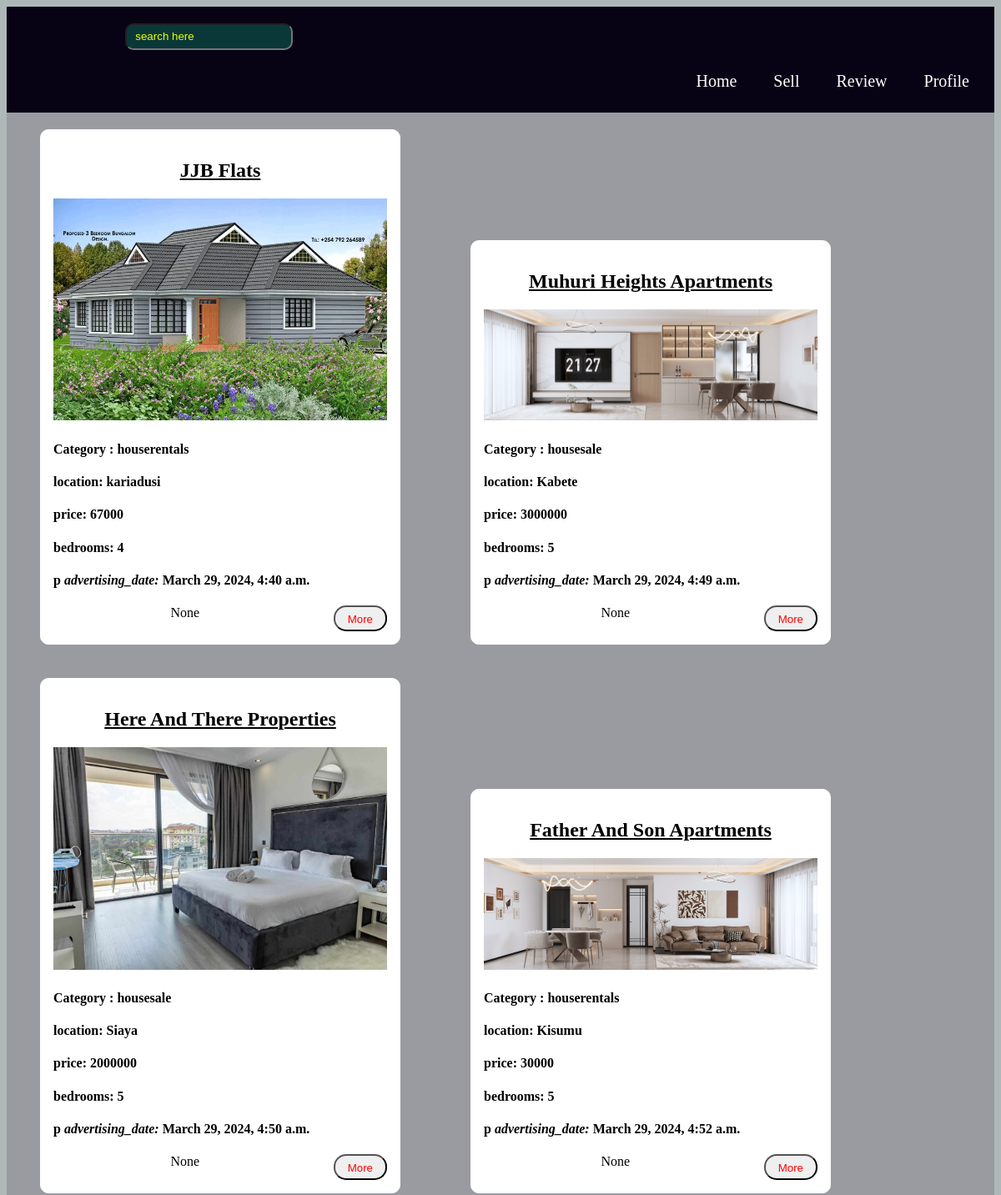
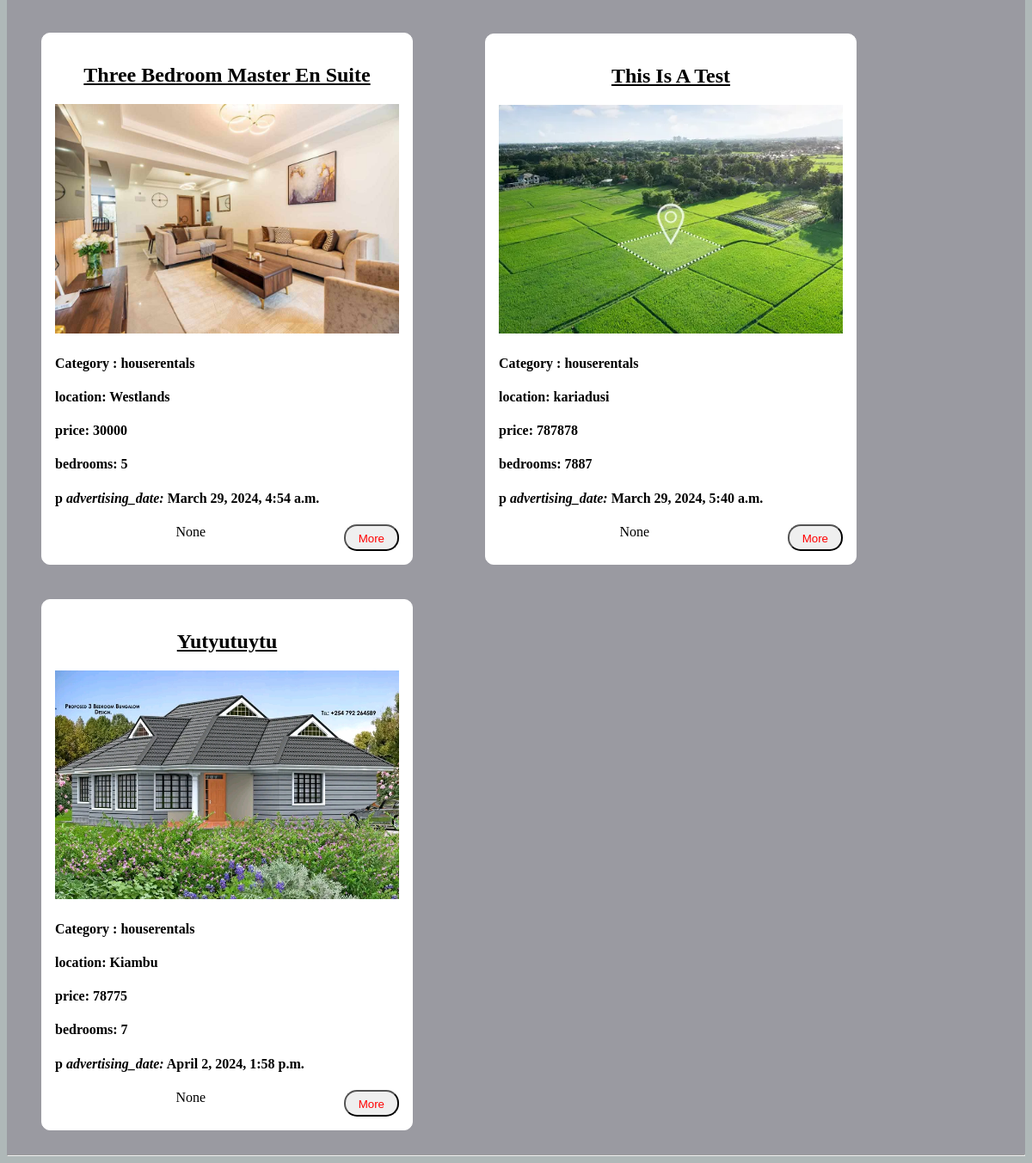
The page /home on the database its author committed (2 pictures, top to bottom).
### HouseOlx/models.py (models this page shows)
class House(models.Model):
	hs_name = models.CharField(max_length=200, default = 'Master en suite')
	hs_Category  = models.CharField(choices=house_choices, max_length=50)
	hs_Location = models.TextField()
	hs_Price = models.IntegerField(null=True, default =0)
	agent_id = models.ForeignKey(Agent, on_delete=models.CASCADE, null = True)
	hs_image = models.ImageField(upload_to='properties/house')
	hs_advertising_date = models.DateTimeField(auto_now_add=True)
	hs_last_check = models.DateTimeField(auto_now=True)
	hs_bed_rooms = models.IntegerField()
	hs_others= models.TextField(null=True)
	house_id  = models.AutoField(primary_key=True )

### HouseOlx/views.py (the view)
# urls.py: path('home', homePage, name='homePage'),
def homePage(request):
    house_data = House.objects.all()
    land_data = Land.objects.all()
    contextdict = {'house_data':house_data}
    return render(request, 'HouseAdvertising/house.html',context=contextdict)

### templates/HouseAdvertising/house.html (shortened to what this page needs)
{%extends 'HouseAdvertising/main.html'%}
{%block content%}
<div class="container">
    {%for i in house_data %}
    <div class="items">
        <h2> {{i.hs_name}}</h2>
        <img src = "{{i.hs_image.url}}" alt= 'loading image' width=400px  />
        <div class="details">
            <h4> <b> Category : </b> {{i.hs_Category}} </h4>
            <h4> <b>location: </b>{{i.hs_Location}}</h4>
            {% if i.hs_Price > 0%}
                <h4> <b>price: </b>{{i.hs_Price}} </h4>
            {%endif%}
            <h4>  <b>bedrooms: </b>{{i.hs_bed_rooms}} </h4>
            <h4> p <i>advertising_date:</i> {{i.hs_advertising_date}} </h4>
        </div>
        <a href = "home/{{i.house_id}}"> <button >more</button></a>
        {{i.agent_id}}
    </div>
{%endfor%}
<hr/>
{%endblock%}

### templates/HouseAdvertising/main.html (shortened to what this page needs)
<!DOCTYPE html>
<html lang="en">
<head>
</head>
<body>
    <div class="nav">
        <form action="" method="post" id ='search'>
            <input type="search" placeholder="search here" name = "searchValue">
        </form>
        <ul>
            <li><a href="{%url 'landingpage'%}"> home</a>
            </li>
            <li><a href=""> sell</a>
            </li>
            <li><a href=""> Review</a></li>
            <li><a href=""> profile</a>
            </li>
        </ul>
    </div>
{%block content %}
{%endblock%}
</body>
</html>

### templates/HouseAdvertising/main.html (style rules this page uses)
body { background-color: rgb(175, 184, 184); }
.nav { background-color: rgb(8, 3, 20); padding: 10px; position:relative; }
.nav ul { list-style: none; text-align: right; }
.nav ul li { display: inline; padding: 10px ; margin: 10px ; bottom: - 5px; left: 0px; }
.nav ul li a { text-decoration: none; color: white; font-size: 20px; text-transform: capitalize; }
input { padding: 6px 10px 7px 10px; background-color: rgb(10, 56, 56); color: white; border-radius: 10px; margin: 10px; }
input::placeholder { color:rgb(238, 255, 0); }
#search { text-align: center; padding: 0px; margin: 0px; background-color: none; }
.container { background-color: rgb(154, 154, 161); }
.items { display: inline-block; margin: 20px 40px 20px 40px; border:1px solid white; padding:15px; background-color:white; border-radius: 10px; text-align:center; }
.items h2 { text-transform:capitalize; text-align:center; text-decoration:underline; }
.items .details { color:black; text-align:left; }
button { position:relative; float:right; padding:7px 15px 5px 15px; border-radius:15px; cursor:pointer; color:red; text-transform:capitalize; margin-left:20px; }
#search { background-color:transparent; }
form { background-color: rgb(7, 18, 34); color: black; font-weight: bold; padding:10px; margin-top: 20px; width: 40%; text-align:center; margin-left: 400px; border-radius: 10px; }

### rows shown on the page
House: hs_name "JJB Flats", hs_image (picture), hs_Category "houserentals", hs_Location "kariadusi", hs_Price "67000", hs_bed_rooms "4", hs_advertising_date "March 29, 2024, 4:40 a.m.", agent_id "None"
House: hs_name "Muhuri Heights Apartments", hs_image (picture), hs_Category "housesale", hs_Location "Kabete", hs_Price "3000000", hs_bed_rooms "5", hs_advertising_date "March 29, 2024, 4:49 a.m.", agent_id "None"
House: hs_name "Here And There Properties", hs_image (picture), hs_Category "housesale", hs_Location "Siaya", hs_Price "2000000", hs_bed_rooms "5", hs_advertising_date "March 29, 2024, 4:50 a.m.", agent_id "None"
House: hs_name "Father And Son Apartments", hs_image (picture), hs_Category "houserentals", hs_Location "Kisumu", hs_Price "30000", hs_bed_rooms "5", hs_advertising_date "March 29, 2024, 4:52 a.m.", agent_id "None"
House: hs_name "Three Bedroom Master En Suite", hs_image (picture), hs_Category "houserentals", hs_Location "Westlands", hs_Price "30000", hs_bed_rooms "5", hs_advertising_date "March 29, 2024, 4:54 a.m.", agent_id "None"
House: hs_name "This Is A Test", hs_image (picture), hs_Category "houserentals", hs_Location "kariadusi", hs_Price "787878", hs_bed_rooms "7887", hs_advertising_date "March 29, 2024, 5:40 a.m.", agent_id "None"
House: hs_name "Yutyutuytu", hs_image (picture), hs_Category "houserentals", hs_Location "Kiambu", hs_Price "78775", hs_bed_rooms "7", hs_advertising_date "April 2, 2024, 1:58 p.m.", agent_id "None"
